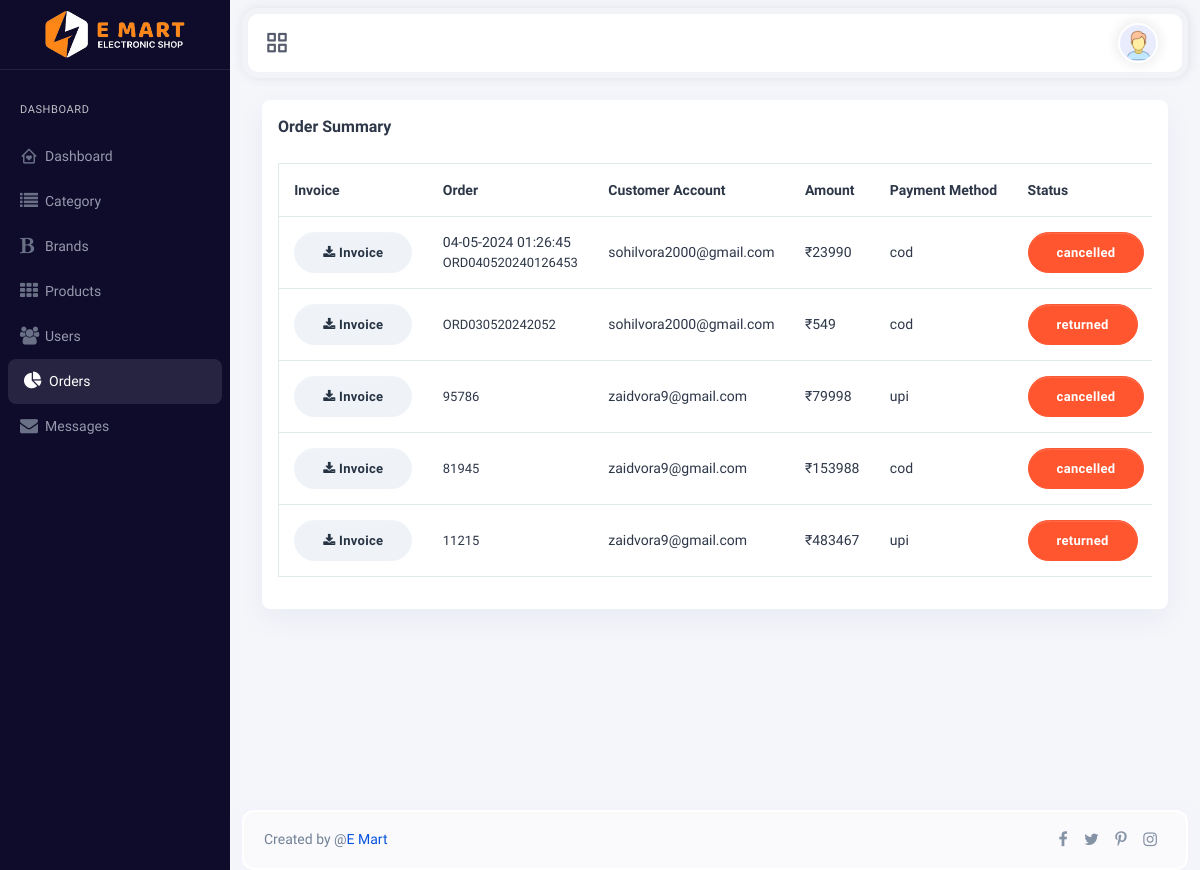
The page /admin/orders.php (signed in) on the database as committed earlier.
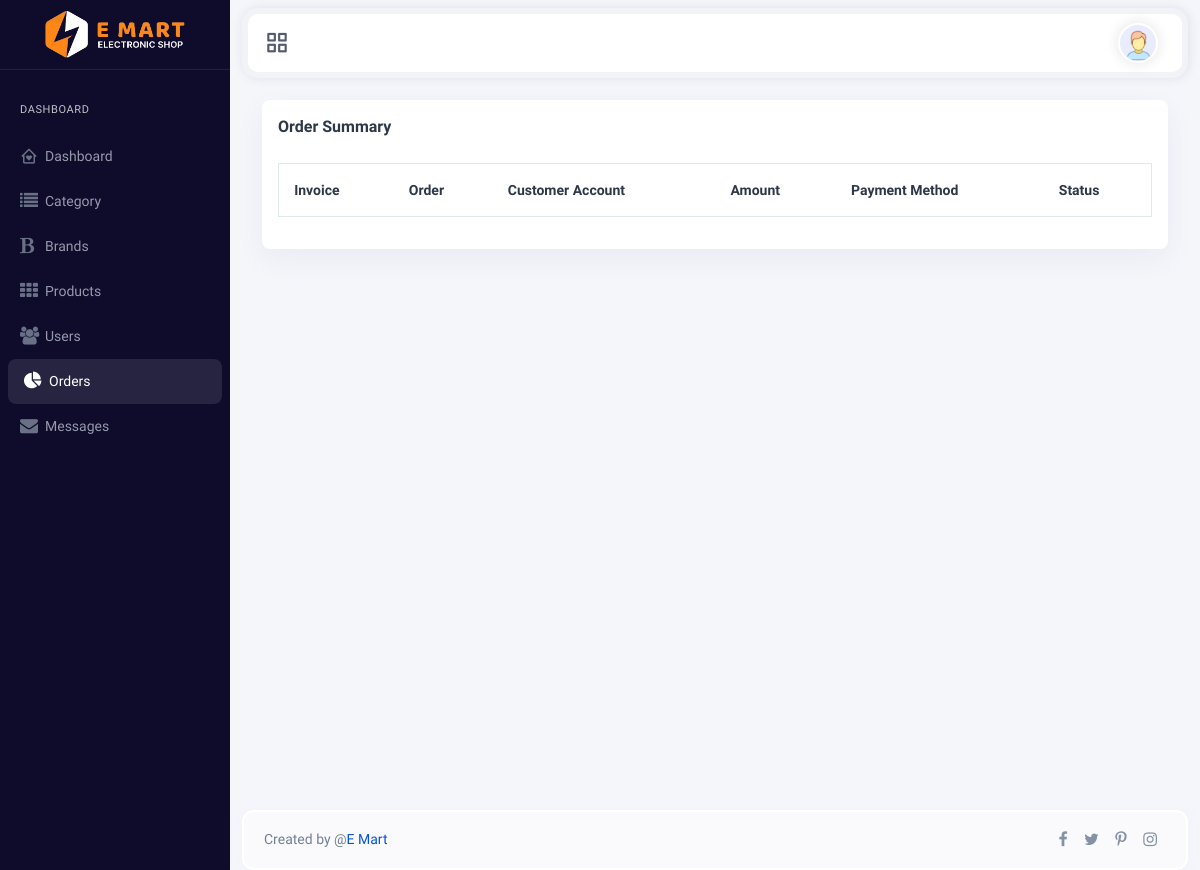
The same page on the database as committed later.
### tables this page shows
CREATE TABLE `order_master` (
  `order_id` int(11) NOT NULL,
  `order_number` varchar(20) NOT NULL,
  `user_id` int(11) NOT NULL,
  `address_id` int(11) NOT NULL,
  `product_id` int(11) NOT NULL,
  `qty` int(11) NOT NULL,
  `product_price` varchar(20) NOT NULL,
  `total` varchar(20) NOT NULL,
  `payment_method` varchar(20) NOT NULL,
  `status` varchar(20) NOT NULL,
  `created_on` varchar(50) NOT NULL,
  `updated_on` timestamp NOT NULL DEFAULT current_timestamp() ON UPDATE current_timestamp()
);

CREATE TABLE `register` (
  `user_id` int(11) NOT NULL,
  `username` varchar(255) NOT NULL,
  `email` varchar(255) NOT NULL,
  `password` varchar(255) NOT NULL,
  `mobile` varchar(12) NOT NULL,
  `gender` varchar(7) NOT NULL,
  `u_type` varchar(6) NOT NULL,
  `registered_on` timestamp NOT NULL DEFAULT current_timestamp() ON UPDATE current_timestamp()
);

### src/Db/Db.php (called while the page is built, shortened)
<?php
class Db
{
    private $host = 'localhost';
    private $username = 'root';
    private $password = '';
    private $database = 'e-mart';
    protected function connect()
    {
        $con = new mysqli($this->host, $this->username, $this->password, $this->database);
        return $con;
    }
}

### src/Class/Crud.php (called while the page is built, shortened)
<?php
class Crud extends Db
{
    public function getData($table, $field = '', $condition = '', $order_by_field = '', $order_by_type = '', $limit = '')
    {
        $sql = "SELECT $field FROM $table";
        if ($condition != '') {
            $sql .= " WHERE $condition";
        }
        if ($order_by_field != '') {
            $sql .= " ORDER BY $order_by_field $order_by_type";
        }
        $result = $this->connect()->query($sql);
        if ($result->num_rows > 0) {
            $arr = array();
            while ($row = $result->fetch_assoc()) {
                $arr[] = $row;
            }
            return $arr;
        } else {
            return 0;
        }
    }
}

### admin/orders.php (the view, shortened to what the changed rows need)
<?php
require_once "includes/header.php";
$crud_obj = new Crud;
?>
<div class="main-panel">
    <div class="content-wrapper">
        <div class="container-fluid">
            <div class="row">
                <div class="col-12 box-margin">
                    <div class="card">
                        <div class="card-body">
                            <div class="table-responsive">
                                <table class="table table-nowrap">
                                    <thead>
                                        <tr>
                                            <th>Invoice</th>
                                            <th>Order</th>
                                            <th>Customer Account</th>
                                            <th>Amount</th>
                                            <th>Payment Method</th>
                                            <th>Status</th>
                                        </tr>
                                    </thead>
                                    <tbody>
                                        <?php
                                        $row = $crud_obj->getData('order_master LEFT JOIN register ON (order_master.user_id = register.user_id) GROUP BY order_number', '*', '', 'order_number', 'desc');
                                        if ($row) {
                                            foreach ($row as $value) {
                                        ?>
                                                <tr>
                                                    <th scope="row">
                                                        <a class="btn btn-sm btn-secondary btn-icon rounded-pill" target="_blank" href="../src/Class/Invoice.php?order_number=<?= $value['order_number'] ?>">
                                                            <span class="btn-inner--icon"><i class="fa fa-download"></i></span>
                                                            <span class="btn-inner--text">Invoice</span>
                                                        </a>
                                                    </th>
                                                    <td class="order">
                                                        <span class="font-14 mb-0"><?= $value['created_on'] ?></span>
                                                        <span class="d-block font-13"><?= $value['order_number'] ?></span>
                                                    </td>
                                                    <td>
                                                        <span class="client"><?= $value['email'] ?></span>
                                                    </td>
                                                    <td>
                                                        <?php
                                                        $total = 0;
                                                        $fetch_amount = $crud_obj->getData('order_master', 'qty,product_price', 'order_number = "' . $value['order_number'] . '"');
                                                        foreach ($fetch_amount as $amount) {
                                                            $total += ($amount['qty'] * $amount['product_price']);
                                                            $shippig = $total >= 500 ? 0 : 50;
                                                        }
                                                        echo "₹" . ($total + $shippig);
                                                        ?>
                                                    </td>
                                                    <td>
                                                        <span class="client"><?= $value['payment_method'] ?></span>
                                                    </td>
                                                    <td>
                                                        <div class="d-flex align-items-center">
                                                            <?php
                                                            if ($value['status'] == 'pending') {
                                                            ?>
                                                                <button type="button" class="btn btn-rounded btn-warning">
                                                                    <span class="btn-inner--text">
                                                                        <?= $value['status'] ?>
                                                                    </span>
                                                                </button>
                                                            <?php
                                                            } elseif ($value['status'] == 'cancelled' || $value['status'] == 'returned') {
                                                            ?>
                                                                <button type="button" class="btn btn-rounded btn-danger">
                                                                    <span class="btn-inner--text">
                                                                        <?= $value['status'] ?>
                                                                    </span>
                                                                </button>
                                                            <?php
                                                            }
                                                            ?>
                                                        </div>
                                                    </td>
                                                </tr>
                                        <?php
                                            }
                                        }
                                        ?>
                                    </tbody>
                                </table>
                            </div>
                        </div>
                    </div>
                </div>
            </div>
        </div>
    </div>
</div>
<?php
require_once "includes/footer.php";
?>

Rows that differ between the two databases and show on the page:
removed order_master: created_on "04-05-2024 01:26:45", order_number "ORD040520240126453", user.email "sohilvora2000@gmail.com", shippig "23990", payment_method "cod", status "cancelled"
removed order_master: order_number "ORD030520242052", user.email "sohilvora2000@gmail.com", shippig "549", payment_method "cod", status "returned"
removed order_master: order_number "95786", user.email "zaidvora9@gmail.com", shippig "79998", payment_method "upi", status "cancelled"
removed order_master: order_number "81945", user.email "zaidvora9@gmail.com", shippig "153988", payment_method "cod", status "cancelled"
removed order_master: order_number "11215", user.email "zaidvora9@gmail.com", shippig "483467", payment_method "upi", status "returned"
